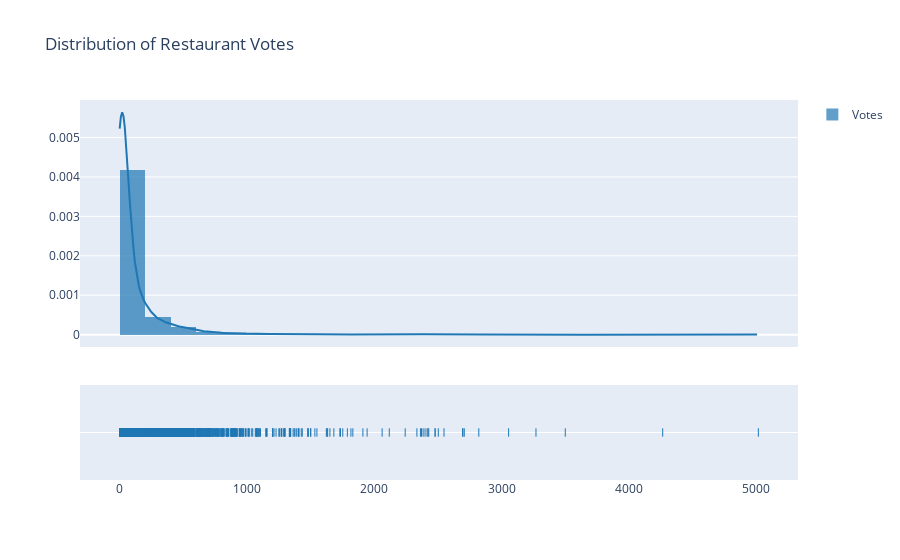

Notebook code for this chart:
### Code cell
fig = ff.create_distplot([df.Votes], ['Votes'], bin_size = 200)
fig.update_layout(title_text='Distribution of Restaurant Votes')

### Figure 1 — Plotly figure (JSON) as saved in the notebook; plotly's stock layout.template omitted (floating-point values rounded to 4 significant figures; data arrays with more than 128 entries replaced by an {"elided": "..."} marker saying what was removed)
{"data": [{"autobinx": false, "histnorm": "probability density", "legendgroup": "Votes", "marker": {"color": "rgb(31, 119, 180)"}, "name": "Votes", "opacity": 0.7, "type": "histogram", "x": {"elided": "6591 int values"}, "xaxis": "x", "xbins": {"end": 5016, "size": 200, "start": 1}, "yaxis": "y"}, {"legendgroup": "Votes", "marker": {"color": "rgb(31, 119, 180)"}, "mode": "lines", "name": "Votes", "showlegend": false, "type": "scatter", "x": {"elided": "500 float values"}, "xaxis": "x", "y": {"elided": "500 float values"}, "yaxis": "y"}, {"legendgroup": "Votes", "marker": {"color": "rgb(31, 119, 180)", "symbol": "line-ns-open"}, "mode": "markers", "name": "Votes", "showlegend": false, "type": "scatter", "x": {"elided": "6591 int values"}, "xaxis": "x", "y": {"elided": "6591 str values"}, "yaxis": "y2"}], "layout": {"barmode": "overlay", "hovermode": "closest", "legend": {"traceorder": "reversed"}, "title": {"text": "Distribution of Restaurant Votes"}, "xaxis": {"anchor": "y2", "domain": [0, 1], "zeroline": false}, "yaxis": {"anchor": "free", "domain": [0.35, 1], "position": 0}, "yaxis2": {"anchor": "x", "domain": [0, 0.25], "dtick": 1, "showticklabels": false}}}
